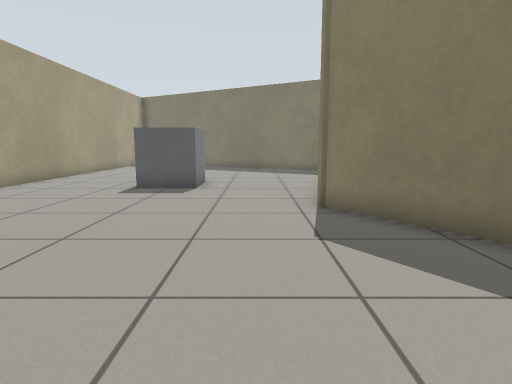
[1] (above)

16 first-person views from a walk through a world built for the Gazebo simulator. The camera is 0.72 m above the floor, tilts 8° down and sees 75° across. The floor is counted in squares, 0.5 m on a side. Each view is taken from the middle of a square. On the plan, view 1 faces up. The plan holds only what a view shows up to about 15 squares ahead; the rest is blank. The place goes on beyond the plan. Robots are left out.

[2]
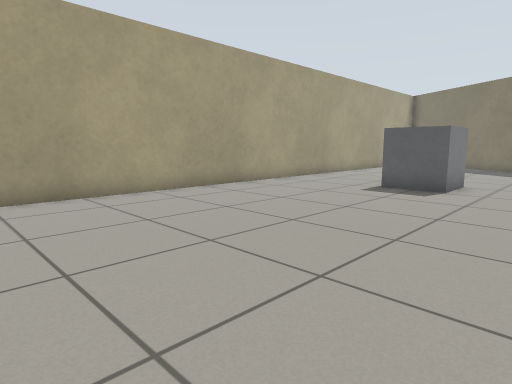

[3]
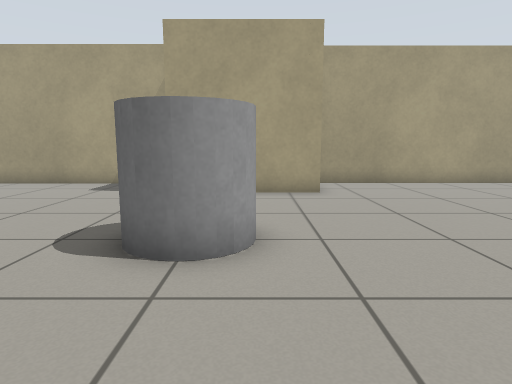

[4]
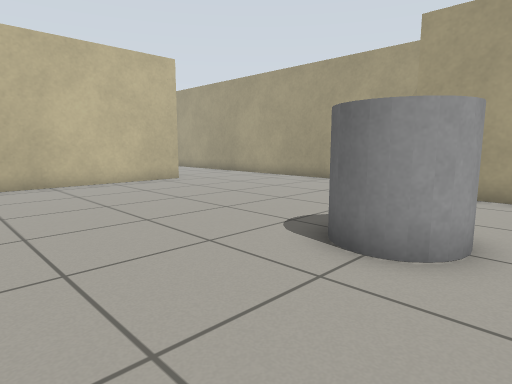

[5]
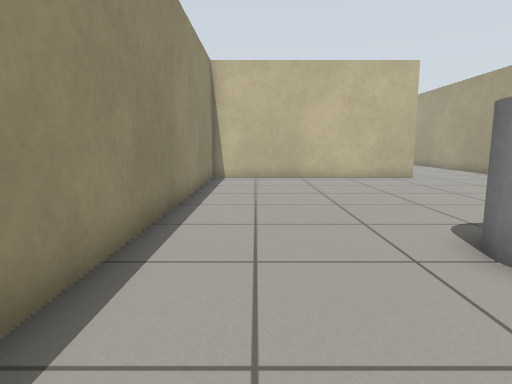

[6]
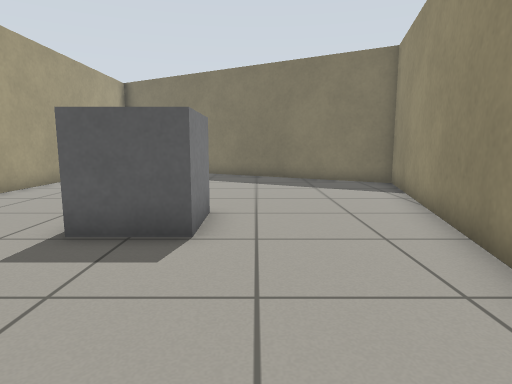

[7]
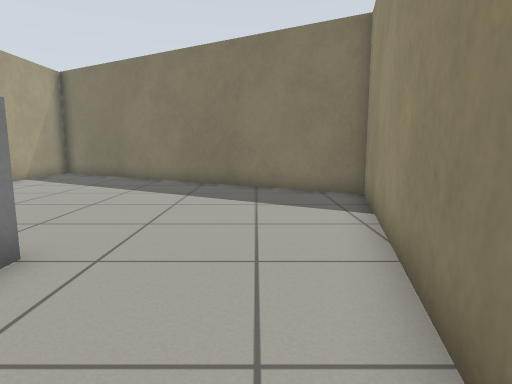

[8]
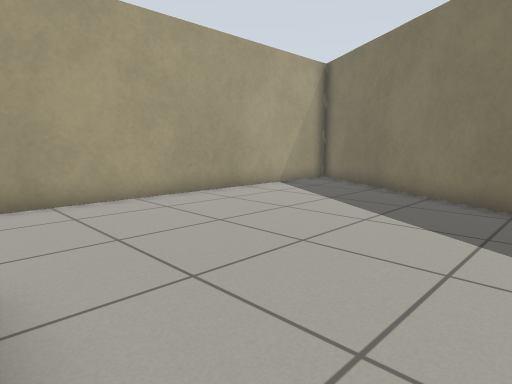

[9]
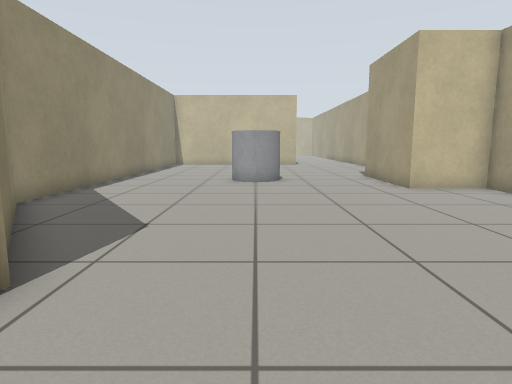

[10]
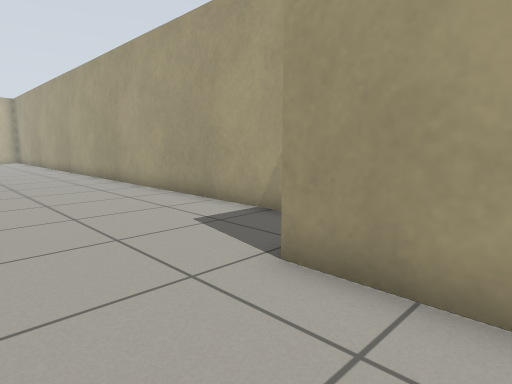

[11]
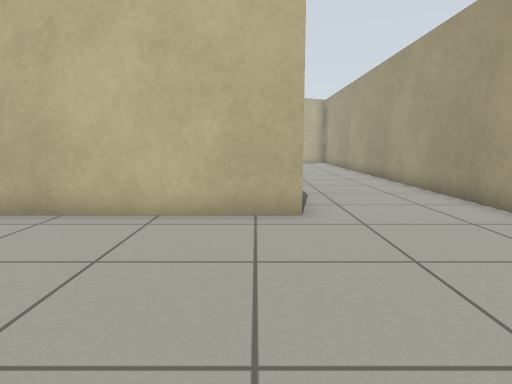

[12]
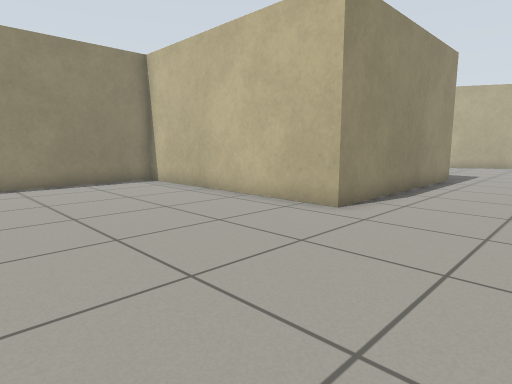

[13]
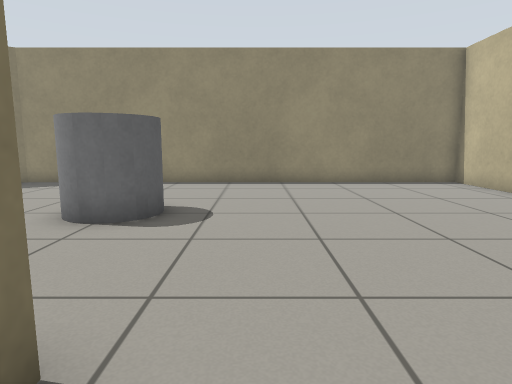

[14]
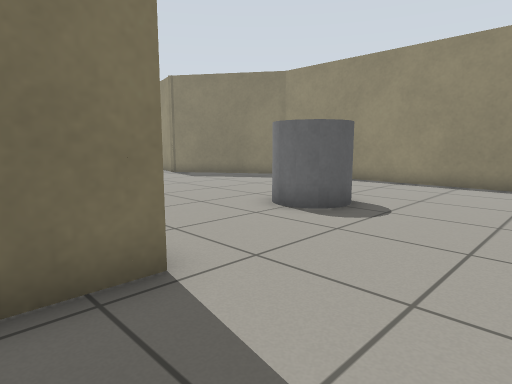

[15]
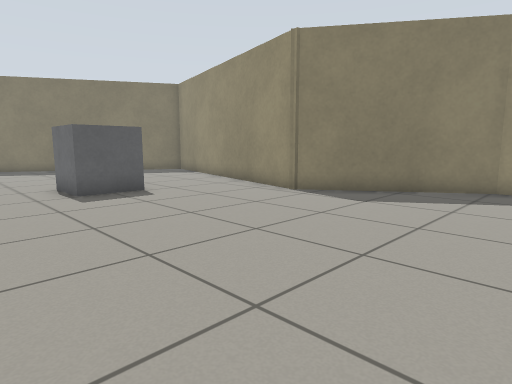

[16]
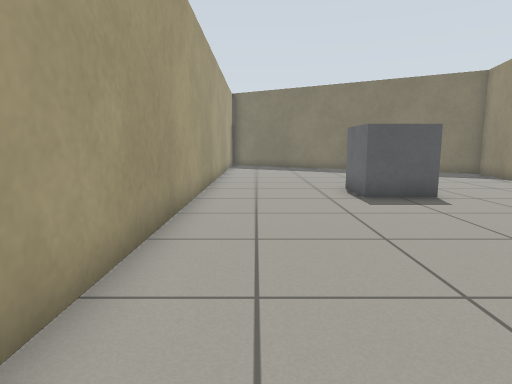

### Floor plan
Points are (right, up) in squares from view 1. A wall is a line through its corners. A room is listed if a view was taken in it or the views show most of it. See-through windows are left out.
Room 1 (views 1, 2, 3, 4, 5, 6, 7, 8, 9, 10, 11, 12, 13, 14, 15, 16)
walls: (-8.5, -5.2) (-8.5, -20.5); (-4, -20.5) (-4, -13.8) (4.9, -13.8) (4.9, 2.9) (1.5, 7.8) (4.2, 18.6) (-8.7, 26.1) (-8.7, 0) (-6.1, 0) (-6.1, -4.7) (-7.7, -4.7)
objects: grey box (-4, 11) to (-2, 13); grey cylinder (-2, -4) to (0, -2)

Positions as (right, up) in squares from view 1, and headings:
1: (0, 0), facing up
2: (1, 0), facing up-left
3: (4, -2), facing left
4: (4, -1), facing down-left
5: (3, 1), facing down
6: (-1, 6), facing up
7: (1, 9), facing up
8: (0, 13), facing up-left
9: (-1, 11), facing down
10: (-3, -2), facing down-left
11: (-3, -7), facing down
12: (-8, -7), facing down-right
13: (-8, -6), facing right
14: (-8, -8), facing up-right
15: (-7, 1), facing up-right
16: (-7, 2), facing up
